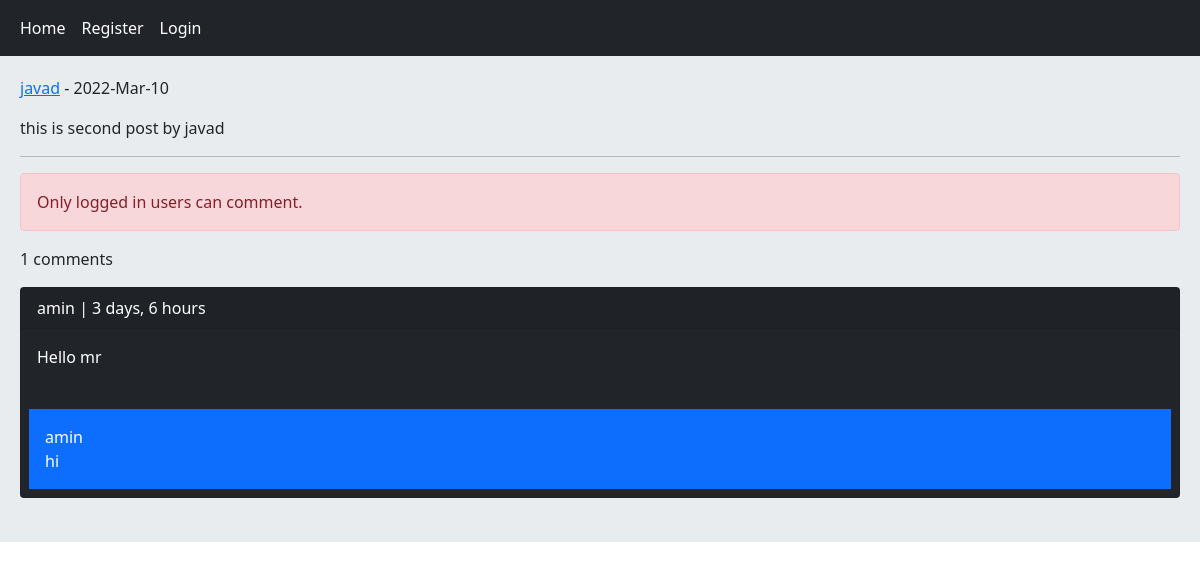
The page /post/5/this-is-second-post-by-javad/ on the database its author committed.
### home/models.py (models this page shows, shortened)
class Post(models.Model):
    user = models.ForeignKey(User, on_delete=models.CASCADE, related_name='posts')
    body = models.TextField()
    slug = models.SlugField()
    title = models.CharField(max_length=100, null=True, blank=True)
    created = models.DateTimeField(auto_now_add=True)
    updated = models.DateTimeField(auto_now=True)
    class Meta:
        ordering = ('-created',)

class Comment(models.Model):
    user = models.ForeignKey(User, on_delete=models.CASCADE, related_name='ucomments')
    post = models.ForeignKey(Post, on_delete=models.CASCADE, related_name='pcomments')
    reply = models.ForeignKey('self', on_delete=models.CASCADE, related_name='rcomments', blank=True, null=True)
    is_reply = models.BooleanField(default=False)
    body = models.TextField(max_length=400)
    created = models.DateTimeField(auto_now_add=True)

### home/views.py (the view, shortened to what this page needs)
# urls.py: path('post/<int:post_id>/<slug:post_slug>/', views.PostDetailView.as_view(), name='post_detail'),
class PostDetailView(View):
    form_class = CommentCreateForm
    form_class_reply = CommentReplyForm
    def setup(self, request, *args, **kwargs):
        self.post_instance = get_object_or_404(Post, id=kwargs['post_id'], slug=kwargs['post_slug'])
        return super().setup(request, *args, **kwargs)
    def get(self, request, *args, **kwargs):
        comments = self.post_instance.pcomments.filter(is_reply=False)
        can_like = False
        if request.user.is_authenticated and self.post_instance.user_can_like(request.user):
            can_like = True
        return render(request, 'home/detail.html', {'post': self.post_instance, 'comments': comments, 'form': self.form_class, 'reply_form': self.form_class_reply, 'can_like': can_like})

### home/templates/home/detail.html (shortened to what this page needs)
{% extends 'base.html' %}
{% block content %}
    <p><a href="{% url 'account:user_profile' post.user.id %}">{{ post.user.username }}</a> - {{ post.updated|date:"Y-M-d" }}</p>
    <p>{{ post.body }}</p><hr/>
    {% if request.user.is_authenticated %}
        <a href="{% url 'home:post_like' post.id %}" class="{% if can_like %}disabled{% endif %} btn btn-primary col-md-2">Like {{ post.likes_count }}</a>
        <form action="" method="post" novalidate>
            {% csrf_token %}
            {{ form.as_p }}
            <input type="submit" value="Send" class="btn btn-primary">
        </form><br>
    {% else %}
        <p class="alert alert-danger">Only logged in users can comment.</p>
    {% endif %}
    <p>{{ comments.count }} comments</p>
    {% for comment in comments %}
        <div class="card bg-dark text-white">
            <p class="card-header">{{ comment.user }} | {{ comment.created|timesince }}</p>
            <p class="card-body">{{ comment.body }}</p>
            {% with replies=comment.rcomments.all %}
                {% for reply in replies %}
                    <p class="bg-primary p-3 m-2">{{ reply.user }} <br> {{ reply.body }}</p>
                {% endfor %}
            {% endwith %}
        </div><br>
    {% empty %}
        <p>No comment yet!</p>
    {% endfor %}
{% endblock %}

### rows shown on the page
Post: user.username "javad", updated "2022-Mar-10", body "this is second post by javad"
Comment: user "amin", created "3 days, 6 hours", body "Hello mr"
Comment: user "amin", body "hi"

### other values the page prints
{{ comments.count }} "1"
